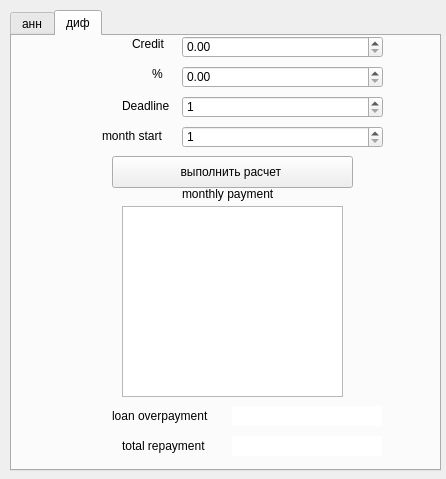
<?xml version="1.0" encoding="UTF-8"?>
<ui version="4.0">
 <class>Credit</class>
 <widget class="QDialog" name="Credit">
  <property name="geometry">
   <rect>
    <x>0</x>
    <y>0</y>
    <width>446</width>
    <height>479</height>
   </rect>
  </property>
  <property name="windowTitle">
   <string>Dialog</string>
  </property>
  <widget class="QTabWidget" name="tabWidget">
   <property name="geometry">
    <rect>
     <x>10</x>
     <y>10</y>
     <width>431</width>
     <height>461</height>
    </rect>
   </property>
   <property name="currentIndex">
    <number>1</number>
   </property>
   <widget class="QWidget" name="tab_1">
    <attribute name="title">
     <string>анн</string>
    </attribute>
    <widget class="QLabel" name="label_4">
     <property name="geometry">
      <rect>
       <x>90</x>
       <y>10</y>
       <width>41</width>
       <height>16</height>
      </rect>
     </property>
     <property name="text">
      <string>Credit</string>
     </property>
    </widget>
    <widget class="QLabel" name="label_5">
     <property name="geometry">
      <rect>
       <x>100</x>
       <y>40</y>
       <width>31</width>
       <height>16</height>
      </rect>
     </property>
     <property name="text">
      <string>%</string>
     </property>
    </widget>
    <widget class="QLabel" name="label_6">
     <property name="geometry">
      <rect>
       <x>80</x>
       <y>70</y>
       <width>58</width>
       <height>16</height>
      </rect>
     </property>
     <property name="text">
      <string>Deadline</string>
     </property>
    </widget>
    <widget class="QPushButton" name="pushButton_3">
     <property name="geometry">
      <rect>
       <x>100</x>
       <y>100</y>
       <width>251</width>
       <height>32</height>
      </rect>
     </property>
     <property name="text">
      <string>выполнить расчет</string>
     </property>
    </widget>
    <widget class="QLabel" name="repayment">
     <property name="geometry">
      <rect>
       <x>190</x>
       <y>210</y>
       <width>141</width>
       <height>20</height>
      </rect>
     </property>
     <property name="styleSheet">
      <string notr="true">background-color:white;</string>
     </property>
     <property name="text">
      <string/>
     </property>
    </widget>
    <widget class="QLabel" name="overpayment">
     <property name="geometry">
      <rect>
       <x>190</x>
       <y>180</y>
       <width>141</width>
       <height>20</height>
      </rect>
     </property>
     <property name="styleSheet">
      <string notr="true">background-color:white;</string>
     </property>
     <property name="text">
      <string/>
     </property>
    </widget>
    <widget class="QLabel" name="payment">
     <property name="geometry">
      <rect>
       <x>190</x>
       <y>150</y>
       <width>141</width>
       <height>20</height>
      </rect>
     </property>
     <property name="styleSheet">
      <string notr="true">background-color:white;</string>
     </property>
     <property name="text">
      <string/>
     </property>
    </widget>
    <widget class="QLabel" name="label">
     <property name="geometry">
      <rect>
       <x>80</x>
       <y>150</y>
       <width>111</width>
       <height>20</height>
      </rect>
     </property>
     <property name="text">
      <string>monthly payment</string>
     </property>
    </widget>
    <widget class="QLabel" name="label_2">
     <property name="geometry">
      <rect>
       <x>80</x>
       <y>180</y>
       <width>111</width>
       <height>20</height>
      </rect>
     </property>
     <property name="text">
      <string>loan overpayment</string>
     </property>
    </widget>
    <widget class="QLabel" name="label_3">
     <property name="geometry">
      <rect>
       <x>80</x>
       <y>210</y>
       <width>101</width>
       <height>20</height>
      </rect>
     </property>
     <property name="text">
      <string>total repayment</string>
     </property>
    </widget>
    <widget class="QDoubleSpinBox" name="lineEdit">
     <property name="geometry">
      <rect>
       <x>150</x>
       <y>10</y>
       <width>201</width>
       <height>22</height>
      </rect>
     </property>
     <property name="maximum">
      <double>100000000.000000000000000</double>
     </property>
    </widget>
    <widget class="QDoubleSpinBox" name="lineEdit_2">
     <property name="geometry">
      <rect>
       <x>150</x>
       <y>40</y>
       <width>201</width>
       <height>22</height>
      </rect>
     </property>
     <property name="maximum">
      <double>100000000.000000000000000</double>
     </property>
    </widget>
    <widget class="QSpinBox" name="lineEdit_3">
     <property name="geometry">
      <rect>
       <x>150</x>
       <y>70</y>
       <width>201</width>
       <height>22</height>
      </rect>
     </property>
     <property name="minimum">
      <number>1</number>
     </property>
     <property name="maximum">
      <number>256</number>
     </property>
    </widget>
   </widget>
   <widget class="QWidget" name="tab_2">
    <attribute name="title">
     <string>диф</string>
    </attribute>
    <widget class="QPushButton" name="pushButton">
     <property name="geometry">
      <rect>
       <x>100</x>
       <y>120</y>
       <width>241</width>
       <height>32</height>
      </rect>
     </property>
     <property name="text">
      <string>выполнить расчет </string>
     </property>
    </widget>
    <widget class="QLabel" name="label_7">
     <property name="geometry">
      <rect>
       <x>120</x>
       <y>0</y>
       <width>41</width>
       <height>16</height>
      </rect>
     </property>
     <property name="text">
      <string>Credit</string>
     </property>
    </widget>
    <widget class="QLabel" name="label_8">
     <property name="geometry">
      <rect>
       <x>140</x>
       <y>30</y>
       <width>21</width>
       <height>16</height>
      </rect>
     </property>
     <property name="text">
      <string>%</string>
     </property>
    </widget>
    <widget class="QLabel" name="label_9">
     <property name="geometry">
      <rect>
       <x>110</x>
       <y>60</y>
       <width>61</width>
       <height>20</height>
      </rect>
     </property>
     <property name="text">
      <string>Deadline</string>
     </property>
    </widget>
    <widget class="QLabel" name="label_10">
     <property name="geometry">
      <rect>
       <x>220</x>
       <y>370</y>
       <width>150</width>
       <height>20</height>
      </rect>
     </property>
     <property name="styleSheet">
      <string notr="true">background-color:white;</string>
     </property>
     <property name="text">
      <string/>
     </property>
     <property name="alignment">
      <set>Qt::AlignRight|Qt::AlignTrailing|Qt::AlignVCenter</set>
     </property>
    </widget>
    <widget class="QLabel" name="label_11">
     <property name="geometry">
      <rect>
       <x>220</x>
       <y>400</y>
       <width>150</width>
       <height>20</height>
      </rect>
     </property>
     <property name="styleSheet">
      <string notr="true">background-color:white;</string>
     </property>
     <property name="text">
      <string/>
     </property>
     <property name="alignment">
      <set>Qt::AlignRight|Qt::AlignTrailing|Qt::AlignVCenter</set>
     </property>
    </widget>
    <widget class="QLabel" name="label_12">
     <property name="geometry">
      <rect>
       <x>100</x>
       <y>370</y>
       <width>111</width>
       <height>20</height>
      </rect>
     </property>
     <property name="text">
      <string>loan overpayment</string>
     </property>
    </widget>
    <widget class="QLabel" name="label_13">
     <property name="geometry">
      <rect>
       <x>110</x>
       <y>400</y>
       <width>101</width>
       <height>20</height>
      </rect>
     </property>
     <property name="text">
      <string>total repayment</string>
     </property>
    </widget>
    <widget class="QLabel" name="label_14">
     <property name="geometry">
      <rect>
       <x>170</x>
       <y>150</y>
       <width>111</width>
       <height>16</height>
      </rect>
     </property>
     <property name="text">
      <string>monthly payment</string>
     </property>
    </widget>
    <widget class="QTableWidget" name="tableWidget">
     <property name="geometry">
      <rect>
       <x>110</x>
       <y>170</y>
       <width>221</width>
       <height>191</height>
      </rect>
     </property>
    </widget>
    <widget class="QLabel" name="label_15">
     <property name="geometry">
      <rect>
       <x>90</x>
       <y>90</y>
       <width>71</width>
       <height>20</height>
      </rect>
     </property>
     <property name="text">
      <string>month start</string>
     </property>
    </widget>
    <widget class="QDoubleSpinBox" name="lineEdit_4">
     <property name="geometry">
      <rect>
       <x>170</x>
       <y>0</y>
       <width>201</width>
       <height>22</height>
      </rect>
     </property>
     <property name="maximum">
      <double>100000000.000000000000000</double>
     </property>
    </widget>
    <widget class="QDoubleSpinBox" name="lineEdit_5">
     <property name="geometry">
      <rect>
       <x>170</x>
       <y>30</y>
       <width>201</width>
       <height>22</height>
      </rect>
     </property>
     <property name="maximum">
      <double>100000000.000000000000000</double>
     </property>
    </widget>
    <widget class="QSpinBox" name="lineEdit_6">
     <property name="geometry">
      <rect>
       <x>170</x>
       <y>60</y>
       <width>201</width>
       <height>22</height>
      </rect>
     </property>
     <property name="minimum">
      <number>1</number>
     </property>
     <property name="maximum">
      <number>246</number>
     </property>
    </widget>
    <widget class="QSpinBox" name="lineEdit_7">
     <property name="geometry">
      <rect>
       <x>170</x>
       <y>90</y>
       <width>201</width>
       <height>22</height>
      </rect>
     </property>
     <property name="minimum">
      <number>1</number>
     </property>
     <property name="maximum">
      <number>12</number>
     </property>
     <property name="singleStep">
      <number>0</number>
     </property>
    </widget>
   </widget>
  </widget>
 </widget>
 <resources/>
 <connections/>
</ui>
